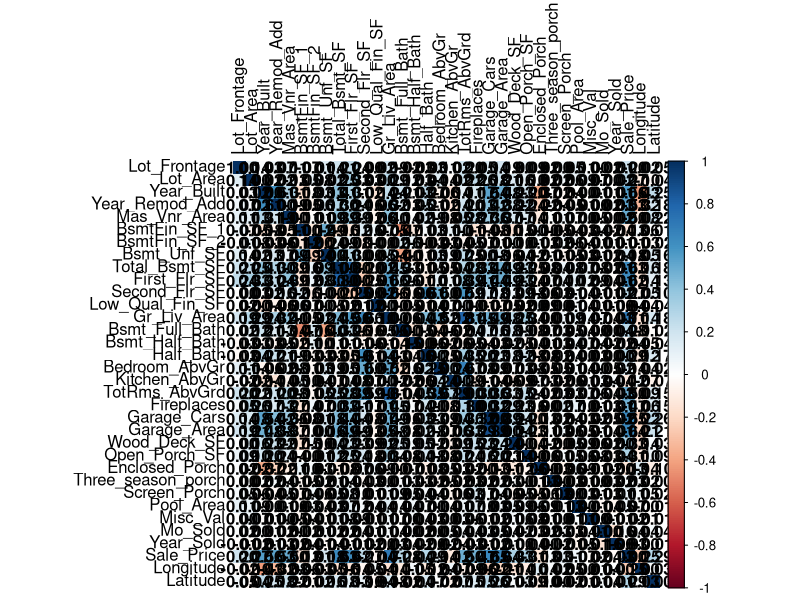
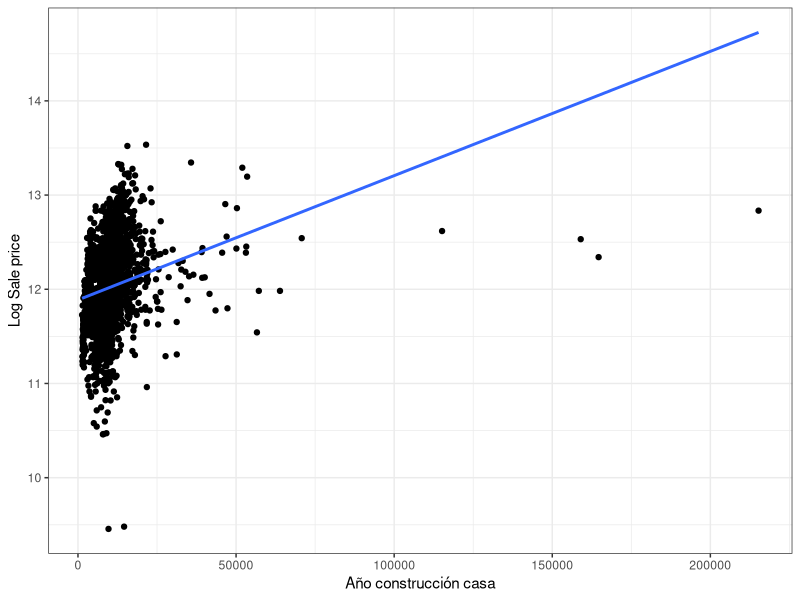
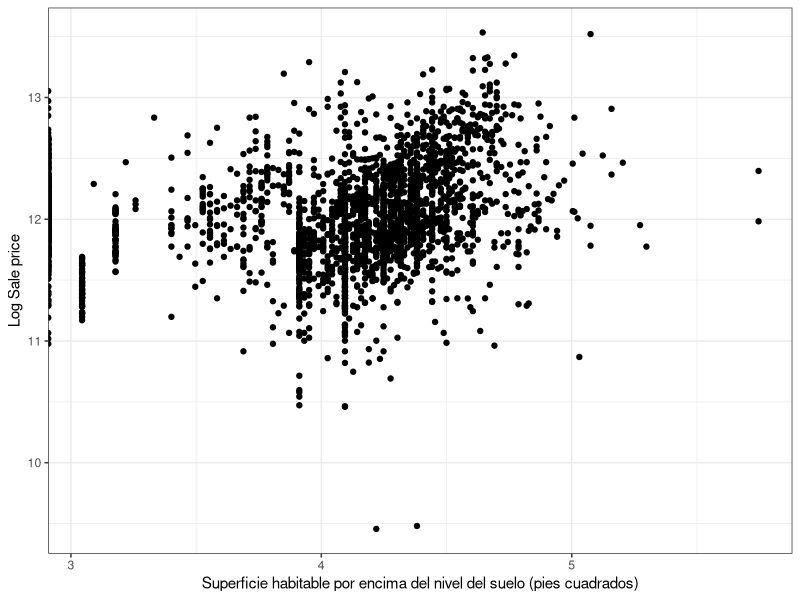
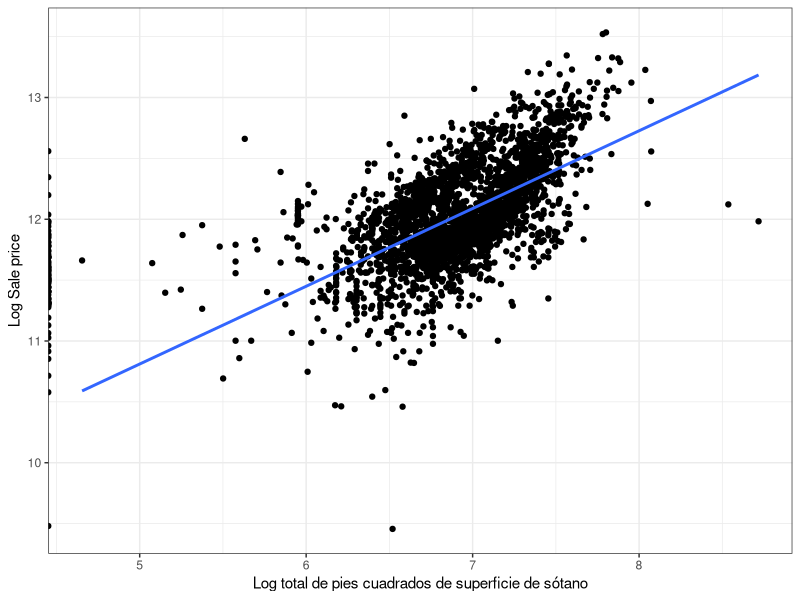
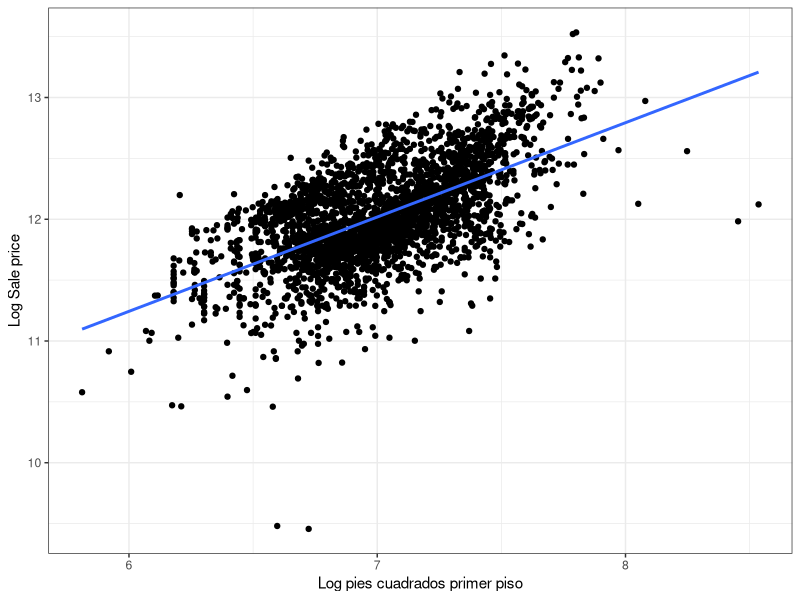
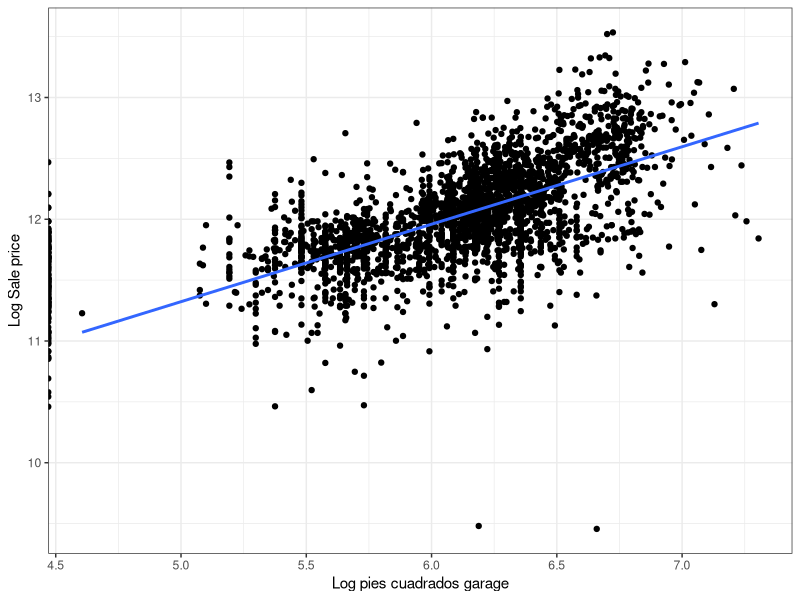
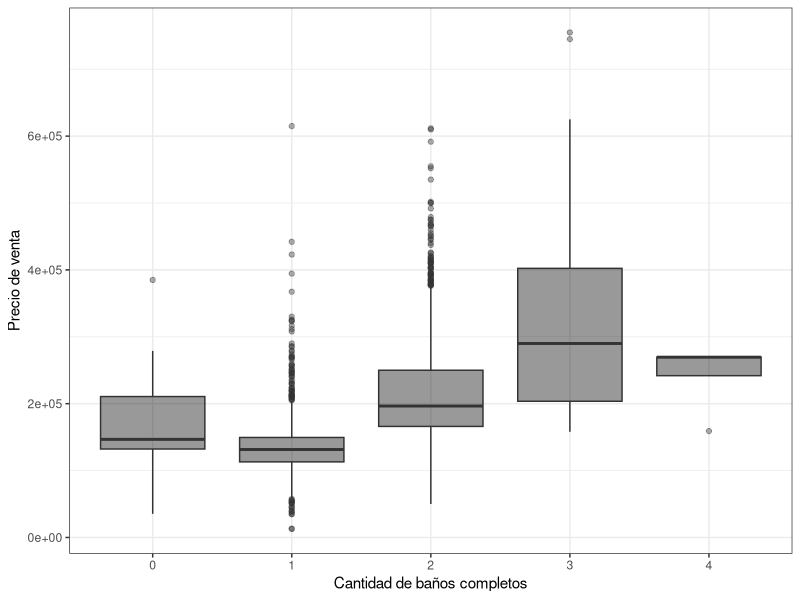
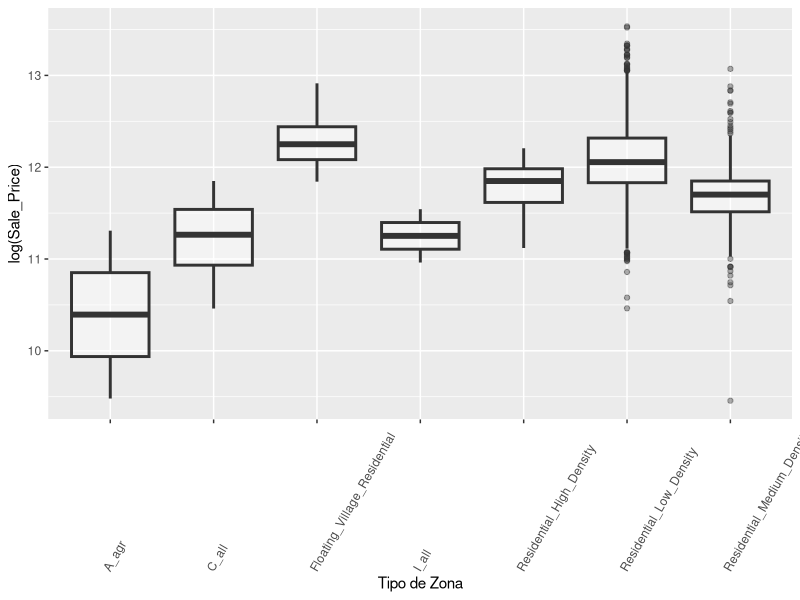

R code for these plots, in order: (Note: this script raises an error after producing the figures.)
## ---- chunk 1
knitr::opts_chunk$set(echo = TRUE)
## ---- chunk 2
rm(list=ls())				 #Limpia todos los objetos creados en R
graphics.off()			 #Limpia los gráficos
options(digits = 3)  #Dígitos después del punto para observar (décimas, centésimas,...)
set.seed(12345)      #Fijar semilla de aleatoriedad
## ---- chunk 3
library(readr)     #Para leer CSV
library(glmnet)    #Para ajustar modelo lineal
library(corrplot)  #Para realizar correlogramas
library(dplyr)     #Para manipulación de datos
library(ggplot2)   #Para gráficos
library(caret)     #Para validar y entrenar los modelos
library(knitr) 
## ---- chunk 4
Casas <- read.csv("Casas.csv")
## ---- chunk 5
#table(Casas$MS_SubClass)
Casas$X = as.factor(Casas$X)
Casas$MS_SubClass=as.factor(Casas$MS_SubClass)
Casas$MS_Zoning=as.factor(Casas$MS_Zoning)
Casas$Alley=as.factor(Casas$Alley)
Casas$Lot_Shape=as.factor(Casas$Lot_Shape)
Casas$Land_Contour=as.factor(Casas$Land_Contour)
Casas$Utilities=as.factor(Casas$Utilities)
Casas$Lot_Config=as.factor(Casas$Lot_Config)
Casas$Land_Slope=as.factor(Casas$Land_Slope)
Casas$Condition_1=as.factor(Casas$Condition_1)
Casas$Condition_2=as.factor(Casas$Condition_2)
Casas$Bldg_Type=as.factor(Casas$Bldg_Type)
Casas$House_Style=as.factor(Casas$House_Style)
Casas$Overall_Qual=as.factor(Casas$Overall_Qual)
Casas$Overall_Cond=as.factor(Casas$Overall_Cond)
Casas$Roof_Style=as.factor(Casas$Roof_Style)
Casas$Roof_Matl=as.factor(Casas$Roof_Matl)
Casas$Exterior_1st=as.factor(Casas$Exterior_1st)
Casas$Exterior_2nd=as.factor(Casas$Exterior_2nd)
Casas$Mas_Vnr_Type=as.factor(Casas$Mas_Vnr_Type)
Casas$Exter_Qual=as.factor(Casas$Exter_Qual)
Casas$Heating=as.factor(Casas$Heating)
Casas$Heating_QC=as.factor(Casas$Heating_QC)
Casas$Full_Bath <- as.factor(Casas$Full_Bath)
## ---- chunk 6
library("dplyr")
correlacion <- cor(select_if(Casas, is.numeric));
round(correlacion, digits = 2);
## ---- chunk 7
corrplot(correlacion, method = "shade", shade.col = NA, tl.col = "black", tl.srt = 90, addCoef.col = "black")
## ---- chunk 8
ggplot(Casas) +
  aes(x=Lot_Area, y=log(Sale_Price)) + 
  geom_point() +
  geom_smooth(se=FALSE, method='lm') + 
  labs(x='Año construcción casa', y='Log Sale price') + 
  theme_bw() 

#Heating quality and condition: HeatingQC
## ---- chunk 9
ggplot(Casas) +
  aes(x=log(Lot_Frontage), y=log(Sale_Price)) + 
  geom_point() +
  #geom_smooth(se=FALSE, method='lm') + 
  labs(x='Superficie habitable por encima del nivel del suelo (pies cuadrados)', y='Log Sale price') + 
  theme_bw() 
## ---- chunk 10
ggplot(Casas) +
  aes(x=log(Total_Bsmt_SF), y=log(Sale_Price)) + 
  geom_point() +
  geom_smooth(se=FALSE, method='lm') + 
  labs(x='Log total de pies cuadrados de superficie de sótano', y='Log Sale price') + 
  theme_bw() 
## ---- chunk 11
ggplot(Casas) +
  aes(x=log(First_Flr_SF), y=log(Sale_Price)) + 
  geom_point() +
  geom_smooth(se=FALSE, method='lm') + 
  labs(x='Log pies cuadrados primer piso', y='Log Sale price') + 
  theme_bw() 
## ---- chunk 12
ggplot(Casas) +
  aes(x=log(Garage_Area), y=log(Sale_Price)) + 
  geom_point() +
  geom_smooth(se=FALSE, method='lm') + 
  labs(x='Log pies cuadrados garage', y='Log Sale price') + 
  theme_bw() 
## ---- chunk 13
ggplot(Casas) +
  aes(x=Full_Bath, y=Sale_Price) + 
  geom_boxplot(fill='black', alpha=0.4) +
  labs(x='Cantidad de baños completos', y='Precio de venta') + 
  theme_bw() 
## ---- chunk 14
ggplot(Casas) +
  aes(x=MS_Zoning, y=log(Sale_Price)) +
  geom_boxplot(size=1, alpha=0.4) + 
  theme(axis.text.x= element_text(angle=60,vjust=0,hjust=0)) +
  xlab("Tipo de Zona") 
## ---- chunk 15
#Escoja 10 variables continuas u categóricas (no con tantas categorías)
#De esas 10, debe argumentar para al menos 3 de ellas porque podrían ser predictoras del precio de la casa. 
#Construya una base de datos reducida con "Casas <- Casas[,c(x1,x2,x3,...x10)]" 
# x1,...,x10 son las posiciones de las variables en la base de datos Casas

Casas_sub <- Casas[,c('Sale_Price','First_Flr_SF','Garage_Area','Full_Bath','MS_Zoning','Lot_Area','Mas_Vnr_Area','Fireplaces','Roof_Style','Neighborhood','Heating_QC')]
## ---- chunk 16
# Construimos un vector que esta formado por números de filas aleatoriamente
index <- sample(1:nrow(Casas_sub), size= nrow(Casas_sub)*0.7)
# Base de entrenamiento: del total de datos, tomamos las filas aletorizadas que tienen datos en index
train <- Casas_sub[index, ]
# Anteponiendo el "-" escogemos las filas en de la base que no están en index 
test  <- Casas_sub[-index, ]
## ---- chunk 17
#Corra 1 modelo de regresión lineal y 2 modelos de Machine Learning vistos en la clase con la base de datos reducida,  para predecir el precio de las casas.

train.lm <- train(form = Sale_Price ~ ., #Fórmula
  data = train, #Datos
  method = "lm", #Algoritmo 
  trControl = trainControl(method = "cv", number = 10) #Method = cross validation, number=10 (k-fold) 
)

test.lm  <- predict(train.lm , newdata=test) #Vector de datos predichos. Recibe una base de datos (newdata) y un modelo entrenado (train.lm)
error.lm <- test$Sale_Price-test.lm #Calcular los errores de predicción (dato real - dato estimado)
## ---- chunk 18
### Ejecutar KNN
train.knn <- train(Sale_Price ~ ., 
                   data=train, method="knn",  
                   trControl = trainControl("cv", number=10),
                   preProcess = c("center","scale"),
                   tuneLength = 5 
)

#print(train.knn)
test.knn  <- predict(train.knn, newdata=test) 
error.knn <- test$Sale_Price-test.knn
## ---- chunk 19
#Ejecutar MARS (Multivariate adaptive regression spline)
train.mars <- train(form = Sale_Price ~ ., 
                    data=train, 
                    method="earth", #MARS
                    trControl = trainControl("cv", number=10),
                    preProcess = c("center","scale"), #Pre-procesa datos. "center" resta el promedio de las variables, "scale" las divide por la desviación estandar. Esto ayuda para el tratamiento de outliers.
                    tuneLength = 10 #Indica que pruebe diferentes valores por default para el parámetro principal
)
test.mars  <- predict(train.mars, newdata=test) #Vector de datos predichos 
error.mars <- test$Sale_Price-test.mars #(dato real - dato estimado)
## ---- chunk 20
# Comparación de Modelos: Compare los modelos a través de métricas presentadas en el laboratorio. 
# ¿Cuál es el mejor modelo predictivo?

sales.test <- data.frame(lm=test.lm, mars=unname(test.mars),  knn=test.knn)
error.test <- data.frame(lm=error.lm, mars=unname(error.mars), knn=error.knn)
## ---- chunk 21
boxplot(abs(subset(error.test))); title(main="ML models", sub="Forecasting Absolute Errors")
## ---- chunk 22
boxplot(error.test); title(main="ML models", sub="Forecasting Errors")
